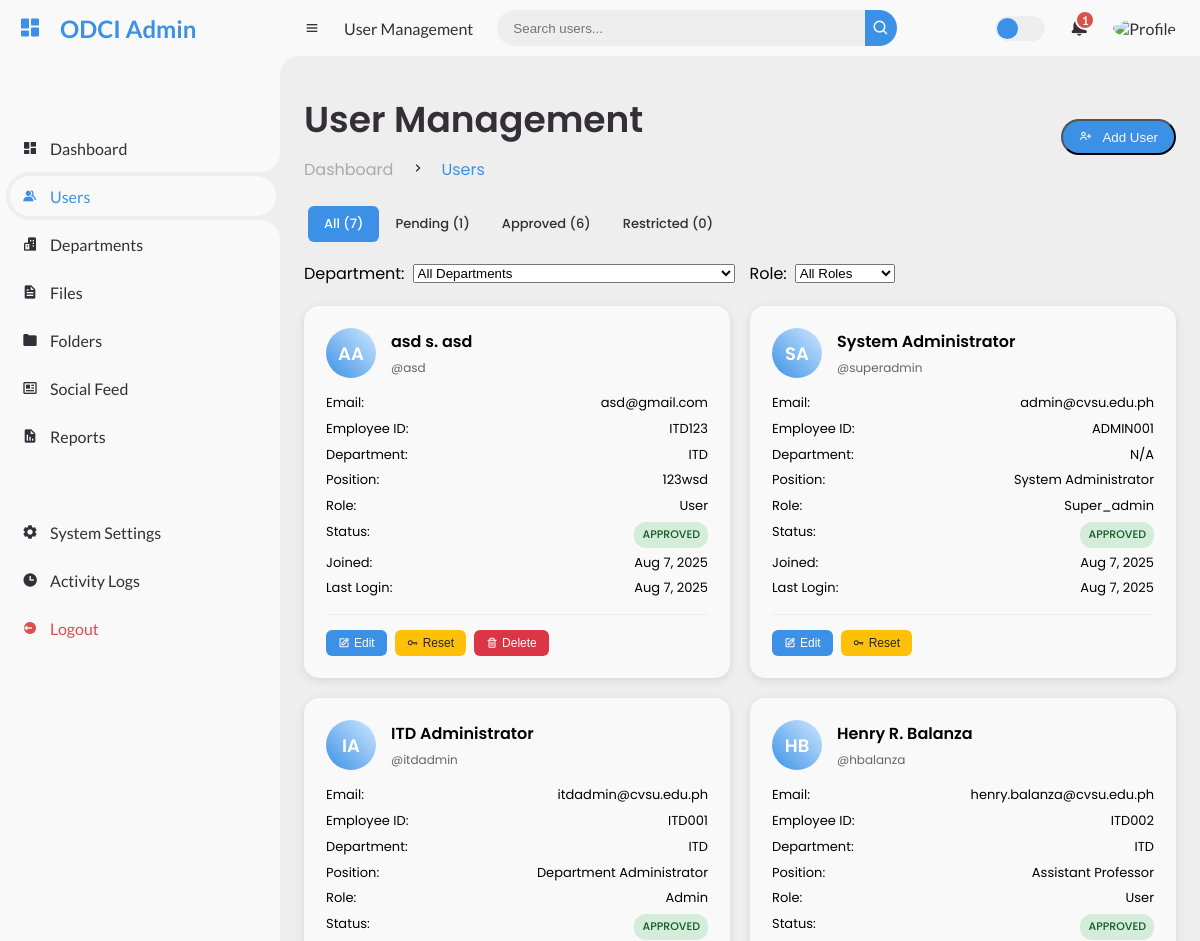
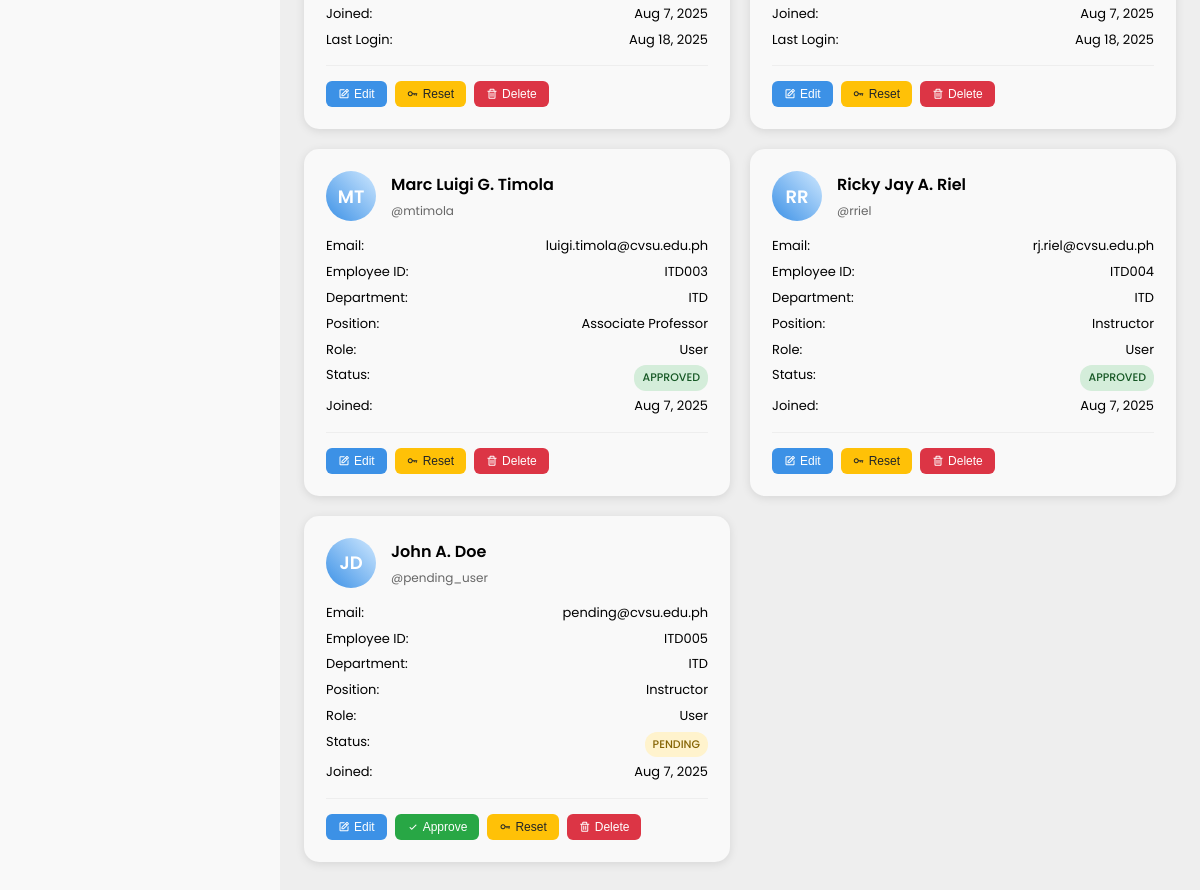
/roles/superadmin/users.php (signed in), run on the app's committed database (2 pictures, top to bottom).
### tables this page shows
CREATE TABLE `users` (
  `id` int(11) NOT NULL,
  `username` varchar(50) NOT NULL,
  `email` varchar(255) NOT NULL,
  `password` varchar(255) NOT NULL,
  `role` enum('admin','user','super_admin') NOT NULL DEFAULT 'user',
  `is_approved` tinyint(1) NOT NULL DEFAULT 0,
  `name` varchar(100) NOT NULL,
  `mi` varchar(5) DEFAULT NULL,
  `surname` varchar(100) NOT NULL,
  `employee_id` varchar(20) DEFAULT NULL,
  `position` varchar(100) DEFAULT NULL,
  `department_id` int(11) DEFAULT NULL,
  `is_restricted` tinyint(1) DEFAULT 0,
  `profile_image` varchar(255) DEFAULT NULL,
  `phone` varchar(20) DEFAULT NULL,
  `address` text DEFAULT NULL,
  `date_of_birth` date DEFAULT NULL,
  `hire_date` date DEFAULT NULL,
  `last_login` datetime DEFAULT NULL,
  `failed_login_attempts` int(11) DEFAULT 0,
  `account_locked_until` datetime DEFAULT NULL,
  `email_verified` tinyint(1) DEFAULT 0,
  `email_verification_token` varchar(255) DEFAULT NULL,
  `password_reset_token` varchar(255) DEFAULT NULL,
  `password_reset_expires` datetime DEFAULT NULL,
  `created_at` datetime DEFAULT current_timestamp(),
  `updated_at` datetime DEFAULT current_timestamp() ON UPDATE current_timestamp(),
  `created_by` int(11) DEFAULT NULL,
  `approved_by` int(11) DEFAULT NULL,
  `approved_at` datetime DEFAULT NULL
);

CREATE TABLE `departments` (
  `id` int(11) NOT NULL,
  `department_code` varchar(10) NOT NULL,
  `department_name` varchar(100) NOT NULL,
  `description` text DEFAULT NULL,
  `head_of_department` varchar(100) DEFAULT NULL,
  `contact_email` varchar(255) DEFAULT NULL,
  `contact_phone` varchar(20) DEFAULT NULL,
  `created_at` datetime DEFAULT current_timestamp(),
  `updated_at` datetime DEFAULT current_timestamp() ON UPDATE current_timestamp(),
  `is_active` tinyint(1) DEFAULT 1
);

### roles/superadmin/assets/script/users-script.php (called while the page is built, shortened)
<?php
    require_once '../../includes/config.php';
    require_once '../../includes/auth_check.php';
    $currentUser = requireSuperAdmin();
    $search = $_GET['search'] ?? '';
    $filter = $_GET['filter'] ?? 'all';
    $page = intval($_GET['page'] ?? 1);
    $limit = 20;
    $offset = ($page - 1) * $limit;
    $where = ["1=1"];
    $params = [];
    $whereClause = implode(' AND ', $where);
    $stmt = $pdo->prepare("
        SELECT u.*, d.department_name, d.department_code,
            approver.name as approver_name, approver.mi as approver_mi, approver.surname as approver_surname
        FROM users u
        LEFT JOIN departments d ON u.department_id = d.id
        LEFT JOIN users approver ON u.approved_by = approver.id
        WHERE $whereClause
        ORDER BY u.created_at DESC
        LIMIT $limit OFFSET $offset
    ");
    $stmt->execute($params);
    $users = $stmt->fetchAll();
    $counts = [
        'all' => 0,
        'pending' => 0,
        'approved' => 0,
        'restricted' => 0
    ];
    $stmt = $pdo->query("
        SELECT
            COUNT(*) as total,
            SUM(CASE WHEN is_approved = 0 THEN 1 ELSE 0 END) as pending,
            SUM(CASE WHEN is_approved = 1 THEN 1 ELSE 0 END) as approved,
            SUM(CASE WHEN is_restricted = 1 THEN 1 ELSE 0 END) as restricted
        FROM users
    ");
    $countData = $stmt->fetch();
    $counts['all'] = $countData['total'];
    $counts['pending'] = $countData['pending'];
    $counts['approved'] = $countData['approved'];
    $counts['restricted'] = $countData['restricted'];
?>

### includes/auth_check.php (called while the page is built, shortened)
<?php
require_once 'config.php';
function checkRememberToken($pdo) {
    return false;
}
function requireAuth($redirectTo = 'login.php') {
    global $pdo;
    $currentUser = getCurrentUser($pdo);
    return $currentUser;
}
function requireRole($roles, $redirectTo = 'dashboard.php') {
    $user = requireAuth();
    return $user;
}
function requireSuperAdmin($redirectTo = 'dashboard.php') {
    return requireRole(['super_admin'], $redirectTo);
}
?>

### includes/config.php (called while the page is built, shortened)
<?php
function isLoggedIn() {
    return isset($_SESSION['user_id']) && !empty($_SESSION['user_id']);
}
function getCurrentUser($pdo) {
    $stmt = $pdo->prepare("SELECT * FROM v_users_detailed WHERE id = ?");
    $stmt->execute([$_SESSION['user_id']]);
    return $stmt->fetch();
}
?>

### roles/superadmin/users.php (the view, shortened to what this page needs)
<?php include 'assets/script/users-script.php' ?>
<!DOCTYPE html>
<html lang="en">
<head>
    <link href='https://unpkg.com/boxicons@2.0.9/css/boxicons.min.css' rel='stylesheet'>
    <link rel="stylesheet" href="assets/css/style.css">
</head>
<body>
    <section id="sidebar">
        <a href="#" class="brand">
            <i class='bx bxs-dashboard'></i>
            <span class="text">ODCI Admin</span>
        </a>
        <ul class="side-menu top">
            <li>
                <a href="dashboard.php">
                    <i class='bx bxs-dashboard'></i>
                    <span class="text">Dashboard</span>
                </a>
            </li>
            <li class="active">
                <a href="users.php">
                    <i class='bx bxs-group'></i>
                    <span class="text">Users</span>
                </a>
            </li>
            <li>
                <a href="departments.php">
                    <i class='bx bxs-buildings'></i>
                    <span class="text">Departments</span>
                </a>
            </li>
            <li>
                <a href="files.php">
                    <i class='bx bxs-file'></i>
                    <span class="text">Files</span>
                </a>
            </li>
            <li>
                <a href="folders.php">
                    <i class='bx bxs-folder'></i>
                    <span class="text">Folders</span>
                </a>
            </li>
            <li>
                <a href="social_feed.php">
                    <i class='bx bx-news'></i>
                    <span class="text">Social Feed</span>
                </a>
            </li>
            <li>
                <a href="reports.php">
                    <i class='bx bxs-report'></i>
                    <span class="text">Reports</span>
                </a>
            </li>
        </ul>
        <ul class="side-menu">
            <li>
                <a href="settings.php">
                    <i class='bx bxs-cog'></i>
                    <span class="text">System Settings</span>
                </a>
            </li>
            <li>
                <a href="activity_logs.php">
                    <i class='bx bxs-time'></i>
                    <span class="text">Activity Logs</span>
                </a>
            </li>
            <li>
                <a href="logout.php" class="logout">
                    <i class='bx bxs-log-out-circle'></i>
                    <span class="text">Logout</span>
                </a>
            </li>
        </ul>
    </section>
    <section id="content">
        <nav>
            <i class='bx bx-menu'></i>
            <a href="#" class="nav-link">User Management</a>
            <form action="" method="GET">
                <div class="form-input">
                    <input type="search" name="search" placeholder="Search users..." value="<?php echo htmlspecialchars($search); ?>">
                    <button type="submit" class="search-btn"><i class='bx bx-search'></i></button>
                </div>
            </form>
            <label for="switch-mode" class="switch-mode"></label>
            <a href="notifications.php" class="notification">
                <?php if ($counts['pending'] > 0): ?>
                    <span class="num"><?php echo $counts['pending']; ?></span>
                <?php endif; ?>
            </a>
            <a href="profile.php" class="profile">
                <img src="<?php echo $currentUser['profile_image'] ?? 'assets/img/default-avatar.png'; ?>" alt="Profile">
            </a>
        </nav>
        <main>
            <div class="head-title">
                <div class="left">
                    <h1>User Management</h1>
                    <ul class="breadcrumb">
                        <li><a href="dashboard.php">Dashboard</a></li>
                        <li><i class='bx bx-chevron-right'></i></li>
                        <li><a class="active" href="#">Users</a></li>
                    </ul>
                </div>
                <button onclick="openModal('createUserModal')" class="btn-download">
                    <i class='bx bx-user-plus'></i>
                    <span class="text">Add User</span>
                </button>
            </div>
            <div class="filters">
                <div class="filter-tabs">
                    <a href="?<?php echo http_build_query(array_merge($_GET, ['filter' => 'all', 'page' => 1])); ?>"
                       class="filter-tab <?php echo $filter === 'all' ? 'active' : ''; ?>">
                        All (<?php echo $counts['all']; ?>)
                    </a>
                    <a href="?<?php echo http_build_query(array_merge($_GET, ['filter' => 'pending', 'page' => 1])); ?>"
                       class="filter-tab <?php echo $filter === 'pending' ? 'active' : ''; ?>">
                        Pending (<?php echo $counts['pending']; ?>)
                    </a>
                    <a href="?<?php echo http_build_query(array_merge($_GET, ['filter' => 'approved', 'page' => 1])); ?>"
                       class="filter-tab <?php echo $filter === 'approved' ? 'active' : ''; ?>">
                        Approved (<?php echo $counts['approved']; ?>)
                    </a>
                    <a href="?<?php echo http_build_query(array_merge($_GET, ['filter' => 'restricted', 'page' => 1])); ?>"
                       class="filter-tab <?php echo $filter === 'restricted' ? 'active' : ''; ?>">
                        Restricted (<?php echo $counts['restricted']; ?>)
                    </a>
                </div>
                <div class="filter-group">
                    <label for="department-filter">Department:</label>
                    <select id="department-filter" onchange="filterUsers()">
                        <option value="">All Departments</option>
                    </select>
                </div>
                <div class="filter-group">
                    <label for="role-filter">Role:</label>
                    <select id="role-filter" onchange="filterUsers()">
                        <option value="">All Roles</option>
                    </select>
                </div>
            </div>
            <div class="user-grid">
                <?php foreach ($users as $user): ?>
                    <div class="user-card">
                        <div class="user-header">
                            <div class="user-avatar">
                                <?php echo strtoupper(substr($user['name'], 0, 1) . substr($user['surname'], 0, 1)); ?>
                            </div>
                            <div class="user-info">
                                <h3><?php echo htmlspecialchars($user['name'] . ' ' . ($user['mi'] ? $user['mi'] . '. ' : '') . $user['surname']); ?></h3>
                                <p>@<?php echo htmlspecialchars($user['username']); ?></p>
                            </div>
                        </div>
                        <div class="user-details">
                            <div>
                                <span>Email:</span>
                                <span><?php echo htmlspecialchars($user['email']); ?></span>
                            </div>
                            <div>
                                <span>Employee ID:</span>
                                <span><?php echo htmlspecialchars($user['employee_id'] ?? 'N/A'); ?></span>
                            </div>
                            <div>
                                <span>Department:</span>
                                <span><?php echo htmlspecialchars($user['department_code'] ?? 'N/A'); ?></span>
                            </div>
                            <div>
                                <span>Position:</span>
                                <span><?php echo htmlspecialchars($user['position'] ?? 'N/A'); ?></span>
                            </div>
                            <div>
                                <span>Role:</span>
                                <span style="text-transform: capitalize;"><?php echo htmlspecialchars($user['role']); ?></span>
                            </div>
                            <div>
                                <span>Status:</span>
                                <span class="user-status <?php
                                    if (!$user['is_approved']) echo 'status-pending';
                                    elseif ($user['is_restricted']) echo 'status-restricted';
                                    else echo 'status-approved';
                                ?>">
                                    <?php
                                    if (!$user['is_approved']) echo 'Pending';
                                    elseif ($user['is_restricted']) echo 'Restricted';
                                    else echo 'Approved';
                                    ?>
                                </span>
                            </div>
                            <div>
                                <span>Joined:</span>
                                <span><?php echo date('M j, Y', strtotime($user['created_at'])); ?></span>
                            </div>
                            <?php if ($user['last_login']): ?>
                                <div>
                                    <span>Last Login:</span>
                                    <span><?php echo date('M j, Y', strtotime($user['last_login'])); ?></span>
                                </div>
                            <?php endif; ?>
                        </div>
                        <div class="user-actions">
                            <button onclick="editUser(<?php echo $user['id']; ?>)" class="btn btn-primary">
                                <i class='bx bx-edit'></i> Edit
                            </button>
                            <?php if (!$user['is_approved']): ?>
                                <button onclick="approveUser(<?php echo $user['id']; ?>)" class="btn btn-success">
                                    <i class='bx bx-check'></i> Approve
                                </button>
                            <?php endif; ?>
                            <button onclick="resetPassword(<?php echo $user['id']; ?>)" class="btn btn-warning">
                                <i class='bx bx-key'></i> Reset
                            </button>
                            <?php if ($user['role'] !== 'super_admin'): ?>
                                <button onclick="deleteUser(<?php echo $user['id']; ?>, '<?php echo htmlspecialchars($user['name'] . ' ' . $user['surname']); ?>')" class="btn btn-danger">
                                    <i class='bx bx-trash'></i> Delete
                                </button>
                            <?php endif; ?>
                        </div>
                    </div>
                <?php endforeach; ?>
            </div>
        </main>
    </section>
</body>
</html>

### data on the page
users: name+surname "AA", name+mi+surname "asd s. asd", username "asd", email "asd@gmail.com", employee "ITD123", department.department_code "ITD", position "123wsd", role "User", is_approved "APPROVED", created_at "Aug 7, 2025", last_login "Aug 7, 2025"
users: name+surname "SA", name+mi+surname "System Administrator", username "superadmin", email "admin@cvsu.edu.ph", employee "ADMIN001", department_code "N/A", position "System Administrator", role "Super_admin", is_approved "APPROVED", created_at "Aug 7, 2025", last_login "Aug 7, 2025"
users: name+surname "IA", name+mi+surname "ITD Administrator", username "itdadmin", email "itdadmin@cvsu.edu.ph", employee "ITD001", department.department_code "ITD", position "Department Administrator", role "Admin", is_approved "APPROVED", created_at "Aug 7, 2025", last_login "Aug 18, 2025"
users: name+surname "HB", name+mi+surname "Henry R. Balanza", username "hbalanza", email "henry.balanza@cvsu.edu.ph", employee "ITD002", department.department_code "ITD", position "Assistant Professor", role "User", is_approved "APPROVED", created_at "Aug 7, 2025", last_login "Aug 18, 2025"
users: name+surname "MT", name+mi+surname "Marc Luigi G. Timola", username "mtimola", email "luigi.timola@cvsu.edu.ph", employee "ITD003", department.department_code "ITD", position "Associate Professor", role "User", is_approved "APPROVED", created_at "Aug 7, 2025"
users: name+surname "RR", name+mi+surname "Ricky Jay A. Riel", username "rriel", email "rj.riel@cvsu.edu.ph", employee "ITD004", department.department_code "ITD", position "Instructor", role "User", is_approved "APPROVED", created_at "Aug 7, 2025"
users: name+surname "JD", name+mi+surname "John A. Doe", username "pending_user", email "pending@cvsu.edu.ph", employee "ITD005", department.department_code "ITD", position "Instructor", role "User", is_approved "PENDING", created_at "Aug 7, 2025"

### other printed values
$counts['pending'] "1"
$counts['all'] "7"
$counts['approved'] "6"
$counts['restricted'] "0"
